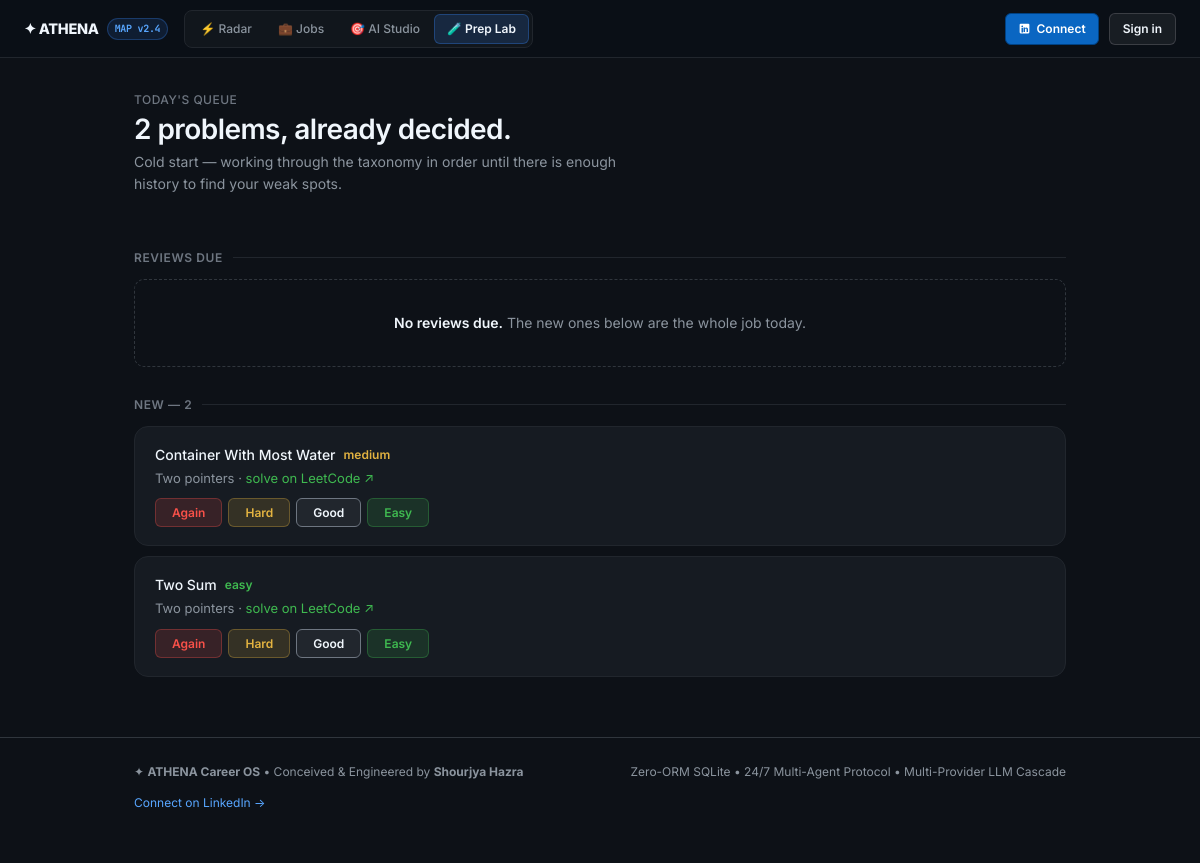
Screenshot of /practice with the database file from the repository.
### tables this page shows
CREATE TABLE problems (
  id            INTEGER PRIMARY KEY,
  leetcode_slug TEXT UNIQUE,
  external_url  TEXT,
  title         TEXT NOT NULL,
  difficulty    TEXT NOT NULL CHECK (difficulty IN ('easy','medium','hard')),
  pattern_id    INTEGER REFERENCES patterns(id),
  is_canonical  INTEGER NOT NULL DEFAULT 0
);

CREATE TABLE patterns (
  id          INTEGER PRIMARY KEY,
  slug        TEXT NOT NULL UNIQUE,
  name        TEXT NOT NULL,
  family      TEXT NOT NULL,
  summary     TEXT NOT NULL,
  invariant   TEXT,
  cues_json   TEXT NOT NULL DEFAULT '[]',
  traps       TEXT,
  sort_order  INTEGER NOT NULL
);

### src/trackboard/main.py (the view)
    @app.get("/practice", response_class=HTMLResponse)
    def practice_page(request: Request):
        user = users.current_user(request)
        answers = {
            r["key"]: r["value"]
            for r in db.query("SELECT key, value FROM profile_answers WHERE user_id=?", (user["id"],))
        }
        return templates.TemplateResponse(
            request,
            "pages/practice.html",
            {
                "user": user,
                "q": practice.build_queue(user["id"]),
                "answers": answers,
            },
        )

### src/trackboard/templates/pages/practice.html (shortened to what this page needs)
{% extends "base.html" %}{% set nav='practice' %}
{% block body %}
<div class="page-head">
  <div class="label">Today's queue</div>
  <h1>{{ (q.reviews|length) + (q.new|length) }} problems, already decided.</h1>
  {% if q.cold_start %}
    <p class="sub">Cold start — working through the taxonomy in order until there is enough history to find your weak spots.</p>
  {% elif q.weak_pattern %}
    <p class="sub">New problems drawn from your weakest pattern: <span style="color:var(--amber);font-weight:500;">{{ q.weak_pattern.name }}</span>.</p>
  {% endif %}
</div>
{% macro card(pr, kind) %}
<div class="card" style="margin-bottom:10px;">
  <div class="t">
    {{ pr.title }}
    <span class="diff {{ pr.difficulty }}" style="font-size:12px;font-weight:600;">{{ pr.difficulty }}</span>
  </div>
  <span class="s">
    {{ pr.pattern_name }} ·
    <a href="https://leetcode.com/problems/{{ pr.leetcode_slug }}/" target="_blank"
       rel="noopener" style="color:var(--green);">solve on LeetCode ↗</a>
  </span>
  <form method="post" action="/a/attempt" class="conf-btns">
    <button name="confidence" value="1" class="c-again">Again</button>
    <button name="confidence" value="2" class="c-hard">Hard</button>
    <button name="confidence" value="3" class="c-good">Good</button>
    <button name="confidence" value="4" class="c-easy">Easy</button>
  </form>
</div>
{% endmacro %}
<h2>Reviews due</h2>
{% if q.reviews %}
  {% for pr in q.reviews %}{{ card(pr, 'review') }}{% endfor %}
{% else %}
  <div class="empty"><b>No reviews due.</b> The new ones below are the whole job today.</div>
{% endif %}
<h2>New — {{ q.new|length }}</h2>
{% if q.new %}
  {% for pr in q.new %}{{ card(pr, 'new') }}{% endfor %}
{% else %}
  <div class="empty"><b>Nothing new to add.</b> Import more problems or clear the reviews.</div>
{% endif %}
{% endblock %}

### src/trackboard/static/app.css (style rules this page uses)
:root { --bg-0: #0D1117; --bg-1: #161B22; --bg-2: #1C2129; --bg-3: #21262D; --bg-hover: #262C36; --border: #30363D; --border-dim: #21262D; --text-0: #F0F6FC; --text-1: #C9D1D9; --text-2: #8B949E; --text-3: #6E7681; --amber: #E3B341; --amber-dim: rgba(227, 179, 65, 0.15); --green: #3FB950; --green-dim: rgba(63, 185, 80, 0.15); --red: #F85149; --red-dim: rgba(248, 81, 73, 0.15); --blue: #58A6FF; --blue-dim: rgba(88, 166, 255, 0.12); --purple: #BC8CFF; --purple-dim: rgba(188, 140, 255, 0.12); --sans: "Inter", -apple-system, BlinkMacSystemFont, "Segoe UI", sans-serif; --mono: "JetBrains Mono", ui-monospace, "SFMono-Regular", monospace; --r-sm: 6px; --r-md: 10px; --r-lg: 14px; --shadow-sm: 0 1px 2px rgba(0, 0, 0, 0.3); --shadow-md: 0 4px 12px rgba(0, 0, 0, 0.4); --shadow-lg: 0 8px 24px rgba(0, 0, 0, 0.45); }
*, *::before, *::after { box-sizing: border-box; margin: 0; padding: 0; }
body { background: var(--bg-0); color: var(--text-1); font-family: var(--sans); font-size: 14px; line-height: 1.6; -webkit-font-smoothing: antialiased; min-height: 100vh; padding-bottom: 60px; }
a { color: inherit; text-decoration: none; }
button { font-family: inherit; }
.page-head { padding: 32px 0 24px; }
.page-head .label { font-size: 12px; font-weight: 500; color: var(--text-3); text-transform: uppercase; letter-spacing: 0.04em; margin-bottom: 4px; }
.page-head h1 { font-size: 28px; font-weight: 600; color: var(--text-0); letter-spacing: -0.02em; line-height: 1.2; }
.page-head .sub { font-size: 14px; color: var(--text-2); margin-top: 4px; max-width: 55ch; }
h2 { font-size: 12px; font-weight: 600; color: var(--text-3); text-transform: uppercase; letter-spacing: 0.05em; margin: 28px 0 12px; display: flex; align-items: center; gap: 10px; }
h2::after { content: ""; flex: 1; height: 1px; background: var(--border-dim); }
.card { display: block; background: var(--bg-1); border: 1px solid var(--border-dim); border-radius: var(--r-lg); padding: 18px 20px; transition: border-color 0.15s ease, box-shadow 0.15s ease; text-decoration: none; }
.card .t { font-size: 14px; font-weight: 500; color: var(--text-0); display: flex; align-items: center; flex-wrap: wrap; gap: 8px; line-height: 1.4; }
.card .s { font-size: 13px; color: var(--text-2); display: block; margin-top: 4px; line-height: 1.5; }
.diff.easy { color: var(--green); }
.diff.medium { color: var(--amber); }
.empty { border: 1px dashed var(--border); border-radius: var(--r-md); padding: 32px 20px; text-align: center; color: var(--text-2); font-size: 14px; }
.empty b { color: var(--text-0); font-weight: 600; }
.conf-btns { display: flex; gap: 6px; margin-top: 10px; }
.conf-btns button { font-family: var(--sans); font-size: 12px; font-weight: 600; padding: 6px 16px; border-radius: var(--r-sm); border: 1px solid var(--border); cursor: pointer; transition: all 0.12s ease; background: var(--bg-2); color: var(--text-2); }
.conf-btns .c-again { color: var(--red); border-color: rgba(248, 81, 73, 0.3); background: var(--red-dim); }
.conf-btns .c-hard { color: var(--amber); border-color: rgba(227, 179, 65, 0.3); background: var(--amber-dim); }
.conf-btns .c-good { color: var(--text-0); border-color: var(--text-3); background: var(--bg-3); }
.conf-btns .c-easy { color: var(--green); border-color: rgba(63, 185, 80, 0.3); background: var(--green-dim); }

### rows the page displays
problems: title "Container With Most Water", difficulty "medium", pattern_name "Two pointers"
problems: title "Two Sum", difficulty "easy", pattern_name "Two pointers"

### other values shown
{{ (q.reviews|length) + (q.new|length) }} "2"
{{ q.new|length }} "2"
